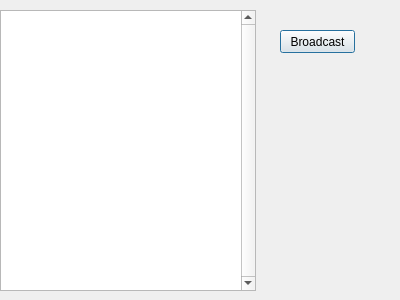
<?xml version="1.0" encoding="UTF-8"?>
<ui version="4.0">
 <class>BroadcastSeachServer</class>
 <widget class="QDialog" name="BroadcastSeachServer">
  <property name="geometry">
   <rect>
    <x>0</x>
    <y>0</y>
    <width>400</width>
    <height>300</height>
   </rect>
  </property>
  <property name="windowTitle">
   <string>BroadcastSeachServer</string>
  </property>
  <widget class="QTextBrowser" name="textBrowser">
   <property name="geometry">
    <rect>
     <x>0</x>
     <y>10</y>
     <width>256</width>
     <height>281</height>
    </rect>
   </property>
   <property name="verticalScrollBarPolicy">
    <enum>Qt::ScrollBarAlwaysOn</enum>
   </property>
  </widget>
  <widget class="QPushButton" name="pushButton">
   <property name="geometry">
    <rect>
     <x>280</x>
     <y>30</y>
     <width>75</width>
     <height>23</height>
    </rect>
   </property>
   <property name="text">
    <string>Broadcast</string>
   </property>
  </widget>
 </widget>
 <layoutdefault spacing="6" margin="11"/>
 <resources/>
 <connections/>
</ui>
